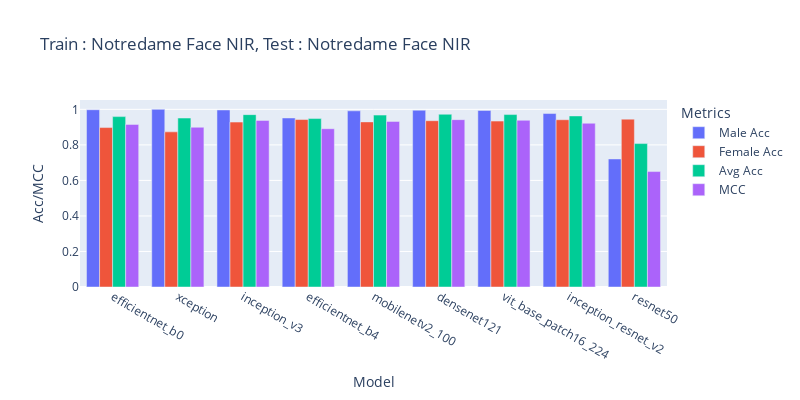

Here is the notebook cell this chart was saved with:
### Code cell
df = pd.read_csv('/home/sreeraj/lab/nsf/final_eval/results/across_model_notredame_face_nir_gender.csv',)
fig = px.bar(df, x='Model', y=['Male Acc', 'Female Acc', 'Avg Acc', 'MCC'], title='Train : Notredame Face NIR, Test : Notredame Face NIR', barmode='group', labels={'value': 'Acc/MCC', 'variable': 'Metrics'},width=800, height=400)
fig.show()

### Figure 1 — Plotly figure (JSON) as saved in the notebook; plotly's stock layout.template omitted (floating-point values rounded to 4 significant figures)
{"data": [{"alignmentgroup": "True", "hovertemplate": "Metrics=Male Acc<br>Model=%{x}<br>Acc/MCC=%{y}<extra></extra>", "legendgroup": "Male Acc", "marker": {"color": "#636efa", "pattern": {"shape": ""}}, "name": "Male Acc", "offsetgroup": "Male Acc", "orientation": "v", "showlegend": true, "textposition": "auto", "type": "bar", "x": ["efficientnet_b0", "xception", "inception_v3", "efficientnet_b4", "mobilenetv2_100", "densenet121", "vit_base_patch16_224", "inception_resnet_v2", "resnet50"], "xaxis": "x", "y": [0.9979, 1, 0.9965, 0.9515, 0.9917, 0.9951, 0.9938, 0.9764, 0.7207], "yaxis": "y"}, {"alignmentgroup": "True", "hovertemplate": "Metrics=Female Acc<br>Model=%{x}<br>Acc/MCC=%{y}<extra></extra>", "legendgroup": "Female Acc", "marker": {"color": "#EF553B", "pattern": {"shape": ""}}, "name": "Female Acc", "offsetgroup": "Female Acc", "orientation": "v", "showlegend": true, "textposition": "auto", "type": "bar", "x": ["efficientnet_b0", "xception", "inception_v3", "efficientnet_b4", "mobilenetv2_100", "densenet121", "vit_base_patch16_224", "inception_resnet_v2", "resnet50"], "xaxis": "x", "y": [0.8975, 0.8732, 0.9283, 0.9427, 0.9294, 0.9361, 0.9338, 0.9416, 0.9449], "yaxis": "y"}, {"alignmentgroup": "True", "hovertemplate": "Metrics=Avg Acc<br>Model=%{x}<br>Acc/MCC=%{y}<extra></extra>", "legendgroup": "Avg Acc", "marker": {"color": "#00cc96", "pattern": {"shape": ""}}, "name": "Avg Acc", "offsetgroup": "Avg Acc", "orientation": "v", "showlegend": true, "textposition": "auto", "type": "bar", "x": ["efficientnet_b0", "xception", "inception_v3", "efficientnet_b4", "mobilenetv2_100", "densenet121", "vit_base_patch16_224", "inception_resnet_v2", "resnet50"], "xaxis": "x", "y": [0.9591, 0.9511, 0.9702, 0.9481, 0.9677, 0.9723, 0.9706, 0.963, 0.8072], "yaxis": "y"}, {"alignmentgroup": "True", "hovertemplate": "Metrics=MCC<br>Model=%{x}<br>Acc/MCC=%{y}<extra></extra>", "legendgroup": "MCC", "marker": {"color": "#ab63fa", "pattern": {"shape": ""}}, "name": "MCC", "offsetgroup": "MCC", "orientation": "v", "showlegend": true, "textposition": "auto", "type": "bar", "x": ["efficientnet_b0", "xception", "inception_v3", "efficientnet_b4", "mobilenetv2_100", "densenet121", "vit_base_patch16_224", "inception_resnet_v2", "resnet50"], "xaxis": "x", "y": [0.9153, 0.8993, 0.9378, 0.891, 0.9321, 0.942, 0.9384, 0.9217, 0.6498], "yaxis": "y"}], "layout": {"barmode": "group", "height": 400, "legend": {"title": {"text": "Metrics"}, "tracegroupgap": 0}, "title": {"text": "Train : Notredame Face NIR, Test : Notredame Face NIR"}, "width": 800, "xaxis": {"anchor": "y", "domain": [0, 1], "title": {"text": "Model"}}, "yaxis": {"anchor": "x", "domain": [0, 1], "title": {"text": "Acc/MCC"}}}}
